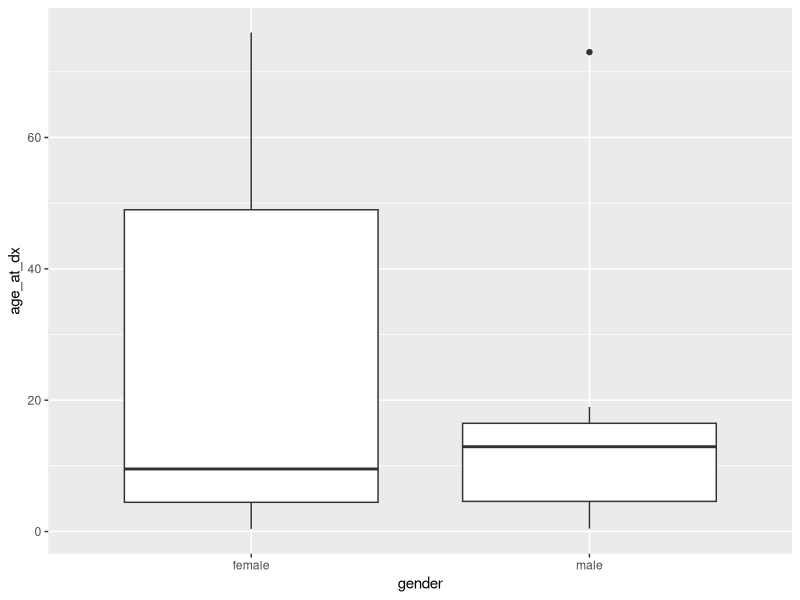
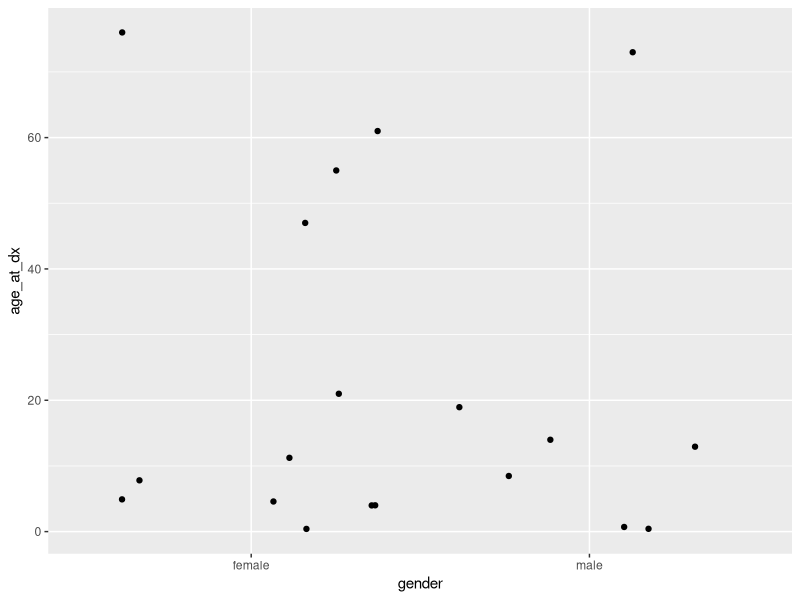

The R source for these figures, in order:
## ---- chunk 1
knitr::opts_chunk$set(fig.width=6, fig.height=3.5, fig.align="center")
## ---- chunk 2
library(tidyverse)

sample_metadata <- read_tsv("selected_metadata.tsv")

expression_values <- read_tsv("one_gene_expression.tsv") 

expression_by_disease <- left_join(expression_values, sample_metadata, by=c("sample")) 

## ---- chunk 3
mean( c(1,2,3,4) )
## ---- chunk 4
expression_in_AML <- filter(expression_by_disease, disease == "acute myeloid leukemia")
sum(expression_in_AML$age_at_dx)
mean(expression_in_AML$age_at_dx)
## ---- chunk 5
expression_in_AML$age_at_dx
## ---- chunk 6
mean(expression_in_AML$age_at_dx, na.rm=TRUE)
## ---- chunk 7
NA + 1
## ---- chunk 8
is.na( c(1,2,NA,3) )

cleaned <- filter(expression_in_AML, !is.na(age_at_dx))
mean(cleaned$age_at_dx)
## ---- chunk 9
summarize(expression_by_disease, mean_age_at_dx = mean(age_at_dx, na.rm=TRUE))
## ---- chunk 10
summarize(
    group_by(expression_by_disease, disease), 
    mean_age_at_dx=mean(age_at_dx,na.rm=TRUE))
## ---- chunk 11
result <- summarize(
    group_by(expression_by_disease, disease, gender), 
    mean_age_at_dx=mean(age_at_dx,na.rm=TRUE))

result
## ---- chunk 12
expr_male <- filter(expression_in_AML, gender == "male")
expr_female <- filter(expression_in_AML, gender == "female")

t.test(expr_male$age_at_dx, expr_female$age_at_dx)
## ---- chunk 13

ggplot(expression_in_AML, aes(x=gender, y=age_at_dx)) + 
  geom_boxplot()

ggplot(expression_in_AML, aes(x=gender, y=age_at_dx)) + 
  geom_jitter()

## ---- chunk 14
class(42)
typeof(42)
## ---- chunk 15
result <- t.test(expr_male$age_at_dx, expr_female$age_at_dx)

class(result)
typeof(result)
names(result)
result$p.value
## ---- chunk 16
mylist <- list(hello=c("Hello","world"), numbers=c(1,2,3,4))
mylist

class(mylist)
typeof(mylist)
names(mylist)
## ---- chunk 17
mylist$hello
mylist[[2]]
